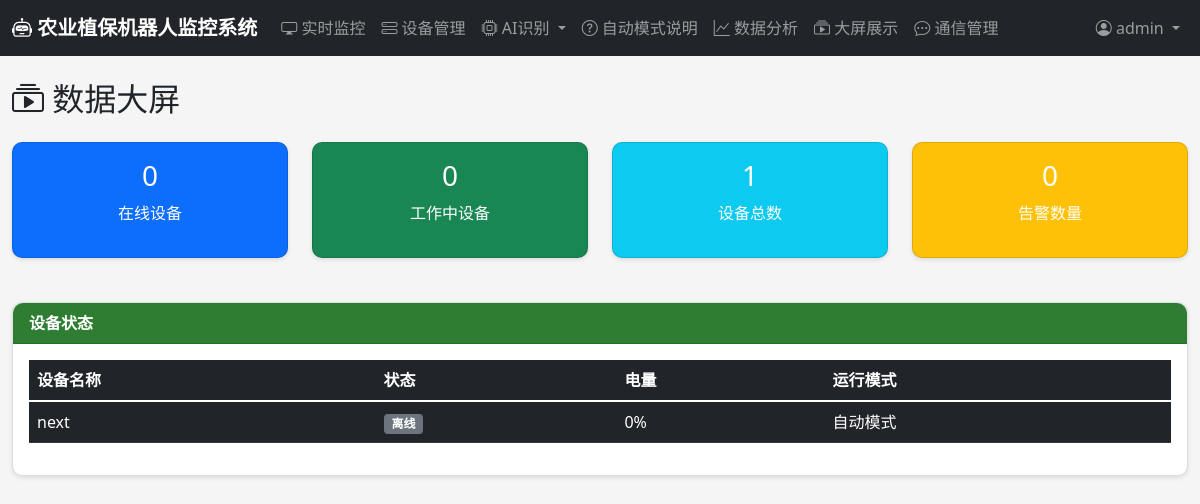
Page /data/big-screen/ (signed in) on the earlier database version.
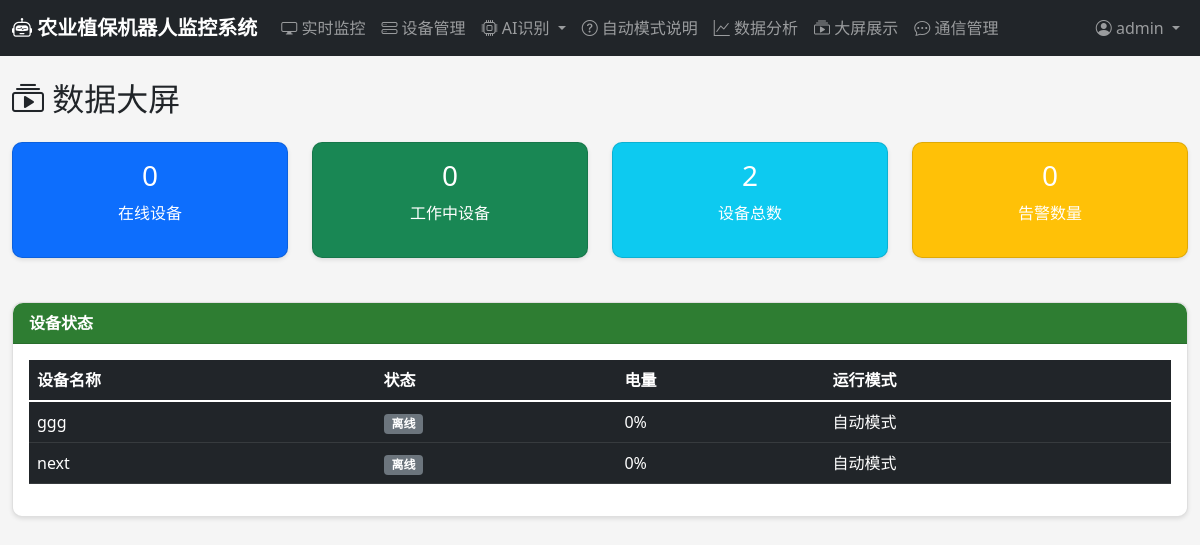
Same page on the later database version.
### devices/models.py (models this page shows, shortened)
class RobotDevice(models.Model):
    STATUS_CHOICES = [
        ('online', '在线'),
        ('offline', '离线'),
        ('working', '工作中'),
        ('charging', '充电中'),
        ('error', '故障'),
    ]
    RUN_MODE_CHOICES = [
        ('auto', '自动模式'),
        ('manual', '手动模式'),
        ('scheduled', '定时任务模式'),
    ]
    device_id = models.CharField(max_length=100, unique=True, verbose_name='设备唯一标识')
    name = models.CharField(max_length=100, verbose_name='设备名称')
    model = models.CharField(max_length=100, blank=True, verbose_name='型号')
    manufacturer = models.CharField(max_length=100, blank=True, verbose_name='制造商')
    serial_number = models.CharField(max_length=100, blank=True, verbose_name='序列号')
    status = models.CharField(max_length=20, choices=STATUS_CHOICES, default='offline', verbose_name='状态')
    run_mode = models.CharField(max_length=20, choices=RUN_MODE_CHOICES, default='auto', verbose_name='运行模式')
    battery_level = models.IntegerField(default=0, verbose_name='电量百分比')
    location_lat = models.DecimalField(max_digits=10, decimal_places=6, null=True, blank=True, verbose_name='纬度')
    location_lng = models.DecimalField(max_digits=10, decimal_places=6, null=True, blank=True, verbose_name='经度')
    spray_rate = models.FloatField(default=1.0, verbose_name='喷洒速率(L/min)')
    patrol_interval = models.IntegerField(default=60, verbose_name='巡检间隔(分钟)')
    obstacle_avoidance_sensitivity = models.IntegerField(default=50, verbose_name='避障灵敏度')
    last_heartbeat = models.DateTimeField(null=True, blank=True, verbose_name='最后心跳时间')
    registered_at = models.DateTimeField(auto_now_add=True, verbose_name='注册时间')
    owner = models.ForeignKey(settings.AUTH_USER_MODEL, on_delete=models.CASCADE, related_name='owned_devices', verbose_name='所有者')
    class Meta:
        verbose_name = '机器人设备'
        verbose_name_plural = '机器人设备'
        ordering = ['-registered_at']

### data_analysis/views.py (the view)
# urls.py: path('big-screen/', views.big_screen, name='big_screen'),
@login_required
def big_screen(request):
    latest_metrics = DashboardMetrics.objects.order_by('-date').first()
    devices = RobotDevice.objects.all()
    online_count = devices.filter(status__in=['online', 'working']).count()
    working_count = devices.filter(status='working').count()
    return render(request, 'data_analysis/big_screen.html', {
        'metrics': latest_metrics,
        'devices': devices,
        'online_count': online_count,
        'working_count': working_count,
    })

### templates/data_analysis/big_screen.html (shortened to what this page needs)
{% extends 'base.html' %}
{% block content %}
<h2 class="mb-4"><i class="bi bi-collection-play"></i> 数据大屏</h2>
<div class="row">
    <div class="col-md-3">
        <div class="card bg-primary text-white">
            <div class="card-body text-center">
                <h3>{{ online_count }}</h3>
                <p>在线设备</p>
            </div>
        </div>
    </div>
    <div class="col-md-3">
        <div class="card bg-success text-white">
            <div class="card-body text-center">
                <h3>{{ working_count }}</h3>
                <p>工作中设备</p>
            </div>
        </div>
    </div>
    <div class="col-md-3">
        <div class="card bg-info text-white">
            <div class="card-body text-center">
                <h3>{{ devices.count }}</h3>
                <p>设备总数</p>
            </div>
        </div>
    </div>
    <div class="col-md-3">
        <div class="card bg-warning text-white">
            <div class="card-body text-center">
                <h3>0</h3>
                <p>告警数量</p>
            </div>
        </div>
    </div>
</div>
<div class="row mt-4">
    <div class="col-md-12">
        <div class="card">
            <div class="card-header">设备状态</div>
            <div class="card-body">
                {% if devices %}
                <table class="table table-dark">
                    <thead>
                        <tr>
                            <th>设备名称</th>
                            <th>状态</th>
                            <th>电量</th>
                            <th>运行模式</th>
                        </tr>
                    </thead>
                    <tbody>
                        {% for device in devices %}
                        <tr>
                            <td>{{ device.name }}</td>
                            <td>
                                <span class="badge bg-{% if device.status == 'online' %}success{% elif device.status == 'working' %}info{% else %}secondary{% endif %}">
                                    {{ device.get_status_display }}
                                </span>
                            </td>
                            <td>{{ device.battery_level }}%</td>
                            <td>{{ device.get_run_mode_display }}</td>
                        </tr>
                        {% endfor %}
                    </tbody>
                </table>
                {% else %}
                <p class="text-muted text-center">暂无设备</p>
                {% endif %}
            </div>
        </div>
    </div>
</div>
{% endblock %}

Differences in the rows shown:
added RobotDevice: name "ggg", status "离线", battery_level "0", run_mode "自动模式"
Other differences:
{{ devices.count }}: "1" → "2"
